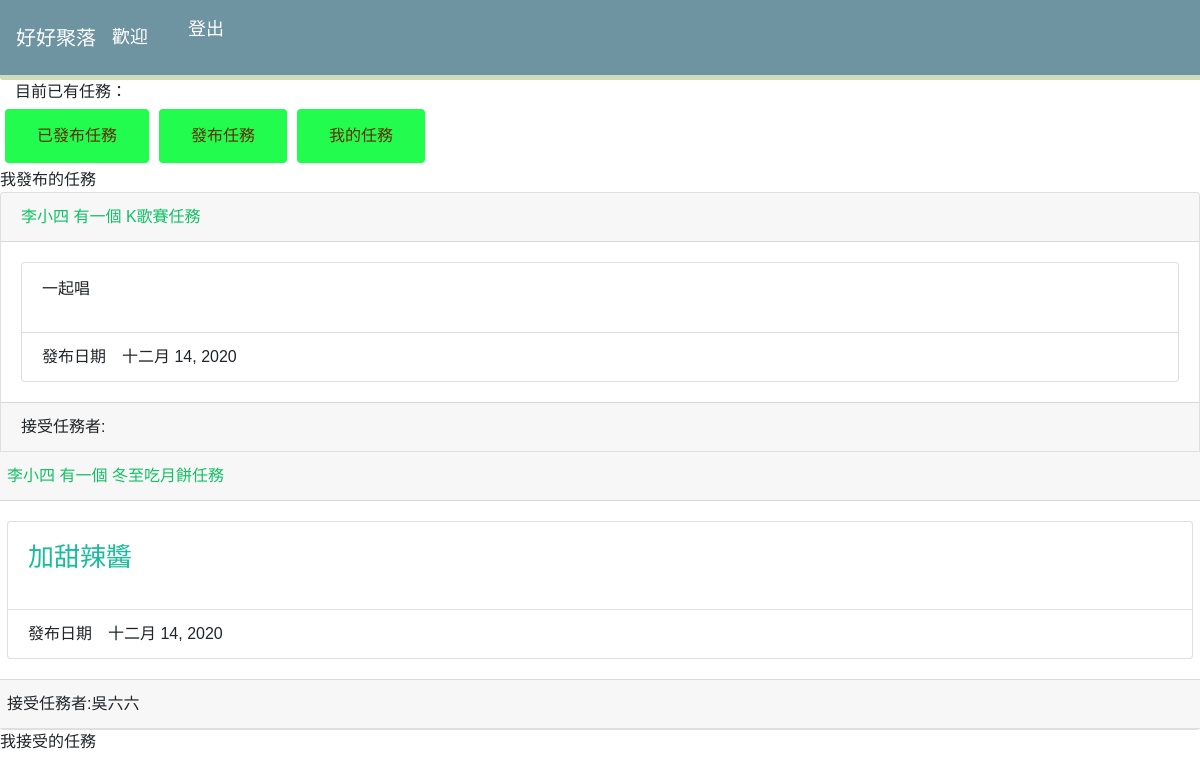
The page /app/my_award_task/3 on the database as committed earlier.
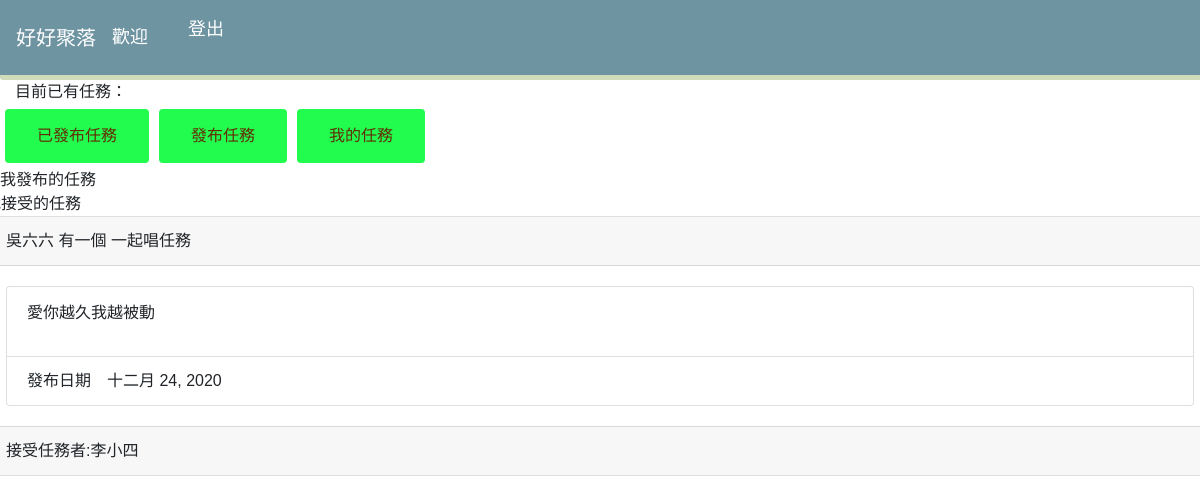
The same page on the database as committed later.
### app/models.py (models this page shows, shortened)
class MyAwardTask(models.Model):
    user = models.ForeignKey(UserProfile, on_delete=models.CASCADE, related_name='awardtask_user', verbose_name='名字')
    task_name = models.CharField(max_length=32, verbose_name='任務名稱', null=True)
    task_content = RichTextField(verbose_name='任務內容', null=True)
    slug = RandomCharField(length=32, unique=True, unique_for_date='publish')
    publish = models.DateField(default=timezone.now, verbose_name='任務發布時間')
    point = models.IntegerField(default=0,verbose_name='支付點數')
    approve_man = models.ForeignKey(User,models.CASCADE,related_name='approve_man',verbose_name='任務核可人',null = True)
    approve_time = models.DateField(auto_now_add=False,verbose_name='任務核可時間',null=True)
    accept_man = models.ForeignKey(User,models.CASCADE,related_name='accept_man',verbose_name='任務接受人',null = True)
    accept_time = models.DateField(auto_now_add=False,verbose_name='任務接受時間',null=True)

class UserProfile(models.Model):
    AUTHORITY_CHOICE = (('admin', '管理者'),
                        ('employee', '照服員'),
                        ('resident', '住民'),
                        ('family', '家屬'),
                        ('vendor', '廠商'),
                        )
    user = models.OneToOneField(User, on_delete=models.CASCADE, related_name='userprofile')
    actual_name = models.CharField(max_length=10, verbose_name='姓名')
    authority = models.CharField(max_length=20, verbose_name='身分', choices=AUTHORITY_CHOICE, default='resident')
    photo = models.ImageField(upload_to='users/%Y/%m/%d/', null=True, blank=True, verbose_name='照片')
    def __str__(self):
        return self.actual_name

### app/views.py (the view)
# urls.py: path('my_award_task/<int:user_id>',views.my_award_task,name = 'my_award_task'),
def my_award_task(request,user_id):
    my_depoly_tasks = MyAwardTask.objects.filter(user_id = user_id)
    my_accept_tasks = MyAwardTask.objects.filter(accept_man_id=user_id)
    context={'my_depoly_tasks':my_depoly_tasks,'my_accept_tasks':my_accept_tasks}
    return render(request, 'account/my_award_task.html', context)

### app/templates/account/my_award_task.html (shortened to what this page needs)
{% extends 'base.html' %}
{% block content %}
    <div class="container-fluid">
    目前已有任務：
     <div class="row">
     <a href="#" class="mbutton btn">已發布任務</a>
         <a href="{% url 'app:create_award_task' %}" class="mbutton btn">發布任務</a>
    <a href="{% url 'app:my_award_task' request.user.id %}" class="mbutton btn">我的任務</a>
        </div>
        <div class="row">我發布的任務</div>
        {% for task in my_depoly_tasks %}
        <div class="card row">
        <div class="card-header ">
            <a href="{% url 'app:depoly_award_task' %}">
            {{ task.user }} 有一個 {{ task.task_name }}任務
            </a>
        </div>
            <div class="card-body">
            <div class="card-text list-group">
               <li class="list-group-item"> {{ task.task_content|safe }}</li>
                <li class="list-group-item"> 發布日期　{{ task.publish }} </li>
            </div>
                </div>
        <div class="card-footer">接受任務者:{{ task.accept_man.userprofile }} </div>
    {% endfor %}
    </div>
    </div>
        <div class="row">我接受的任務</div>
        {% for task in my_accept_tasks %}
        <div class="card row">
        <div class="card-header ">
            {{ task.user }} 有一個 {{ task.task_name }}任務
        </div>
            <div class="card-body">
            <div class="card-text list-group">
               <li class="list-group-item"> {{ task.task_content|safe }}</li>
                <li class="list-group-item"> 發布日期　{{ task.publish }} </li>
            </div>
                </div>
        <div class="card-footer">接受任務者:{{ task.accept_man.userprofile }} </div>
    {% endfor %}
    </div>
{% endblock %}

### app/templates/base.html (shortened to what this page needs)
{% load static %}
<!DOCTYPE html>
<html itemscope itemtype='http://schema.org/WebPage'>
<head>
    <link href="{% static "bootstrap/css/bootstrap.min.css" %}" rel="stylesheet">
    <link href="{% static "css/base.css" %}" rel="stylesheet">
</head>
<body>
<nav class="navbar navbar-expand-lg navbar-light"  >
  <a class="navbar-brand" href="#">好好聚落</a>
  <div class="collapse navbar-collapse" id="navbarSupportedContent">
<span class="navbar-text" >
            歡迎 {{ request.user.userprofile }}
            </span>
<ul>
            <span class="navbar-text" >
         <a href="{% url 'app:logout'  %}">登出</a>
            </span>
    </ul>
  </div>
</nav>
    {% block content %}
    {% endblock %}
</body>
</html>

### app/static/css/base.css (style rules this page uses)
body { margin:0; padding:0; font-family:helvetica, sans-serif; }
p { line-height: 1.8; }
a { color:#12c064; text-decoration:none; }
.navbar { font-size:18px; background: #6E94A2 !important; border-bottom:5px solid #CEDCBA; border-bottom-left-radius: 3px; }
.navbar .navbar-brand,.navbar .navbar-brand:hover, .navbar .navbar-nav li a,.navbar .navbar-text,.navbar .navbar-text a { color:#fff!important; }
a.mbutton { background-color: #21fc4f; border: none; color: #632c04; padding: 15px 32px; margin: 5px ; text-align: center; text-decoration: none; display: inline-block; font-size: 16px; }

Rows that differ between the two databases and show on the page:
removed MyAwardTask: user "李小四", task_name "K歌賽", task_content "一起唱", publish "十二月 14, 2020"
removed MyAwardTask: user "李小四", task_name "冬至吃月餅", task_content "加甜辣醬", publish "十二月 14, 2020", accept_man.userprofile "吳六六"
added MyAwardTask: user "吳六六", task_name "一起唱", task_content "愛你越久我越被動", publish "十二月 24, 2020", accept_man.userprofile "李小四"
